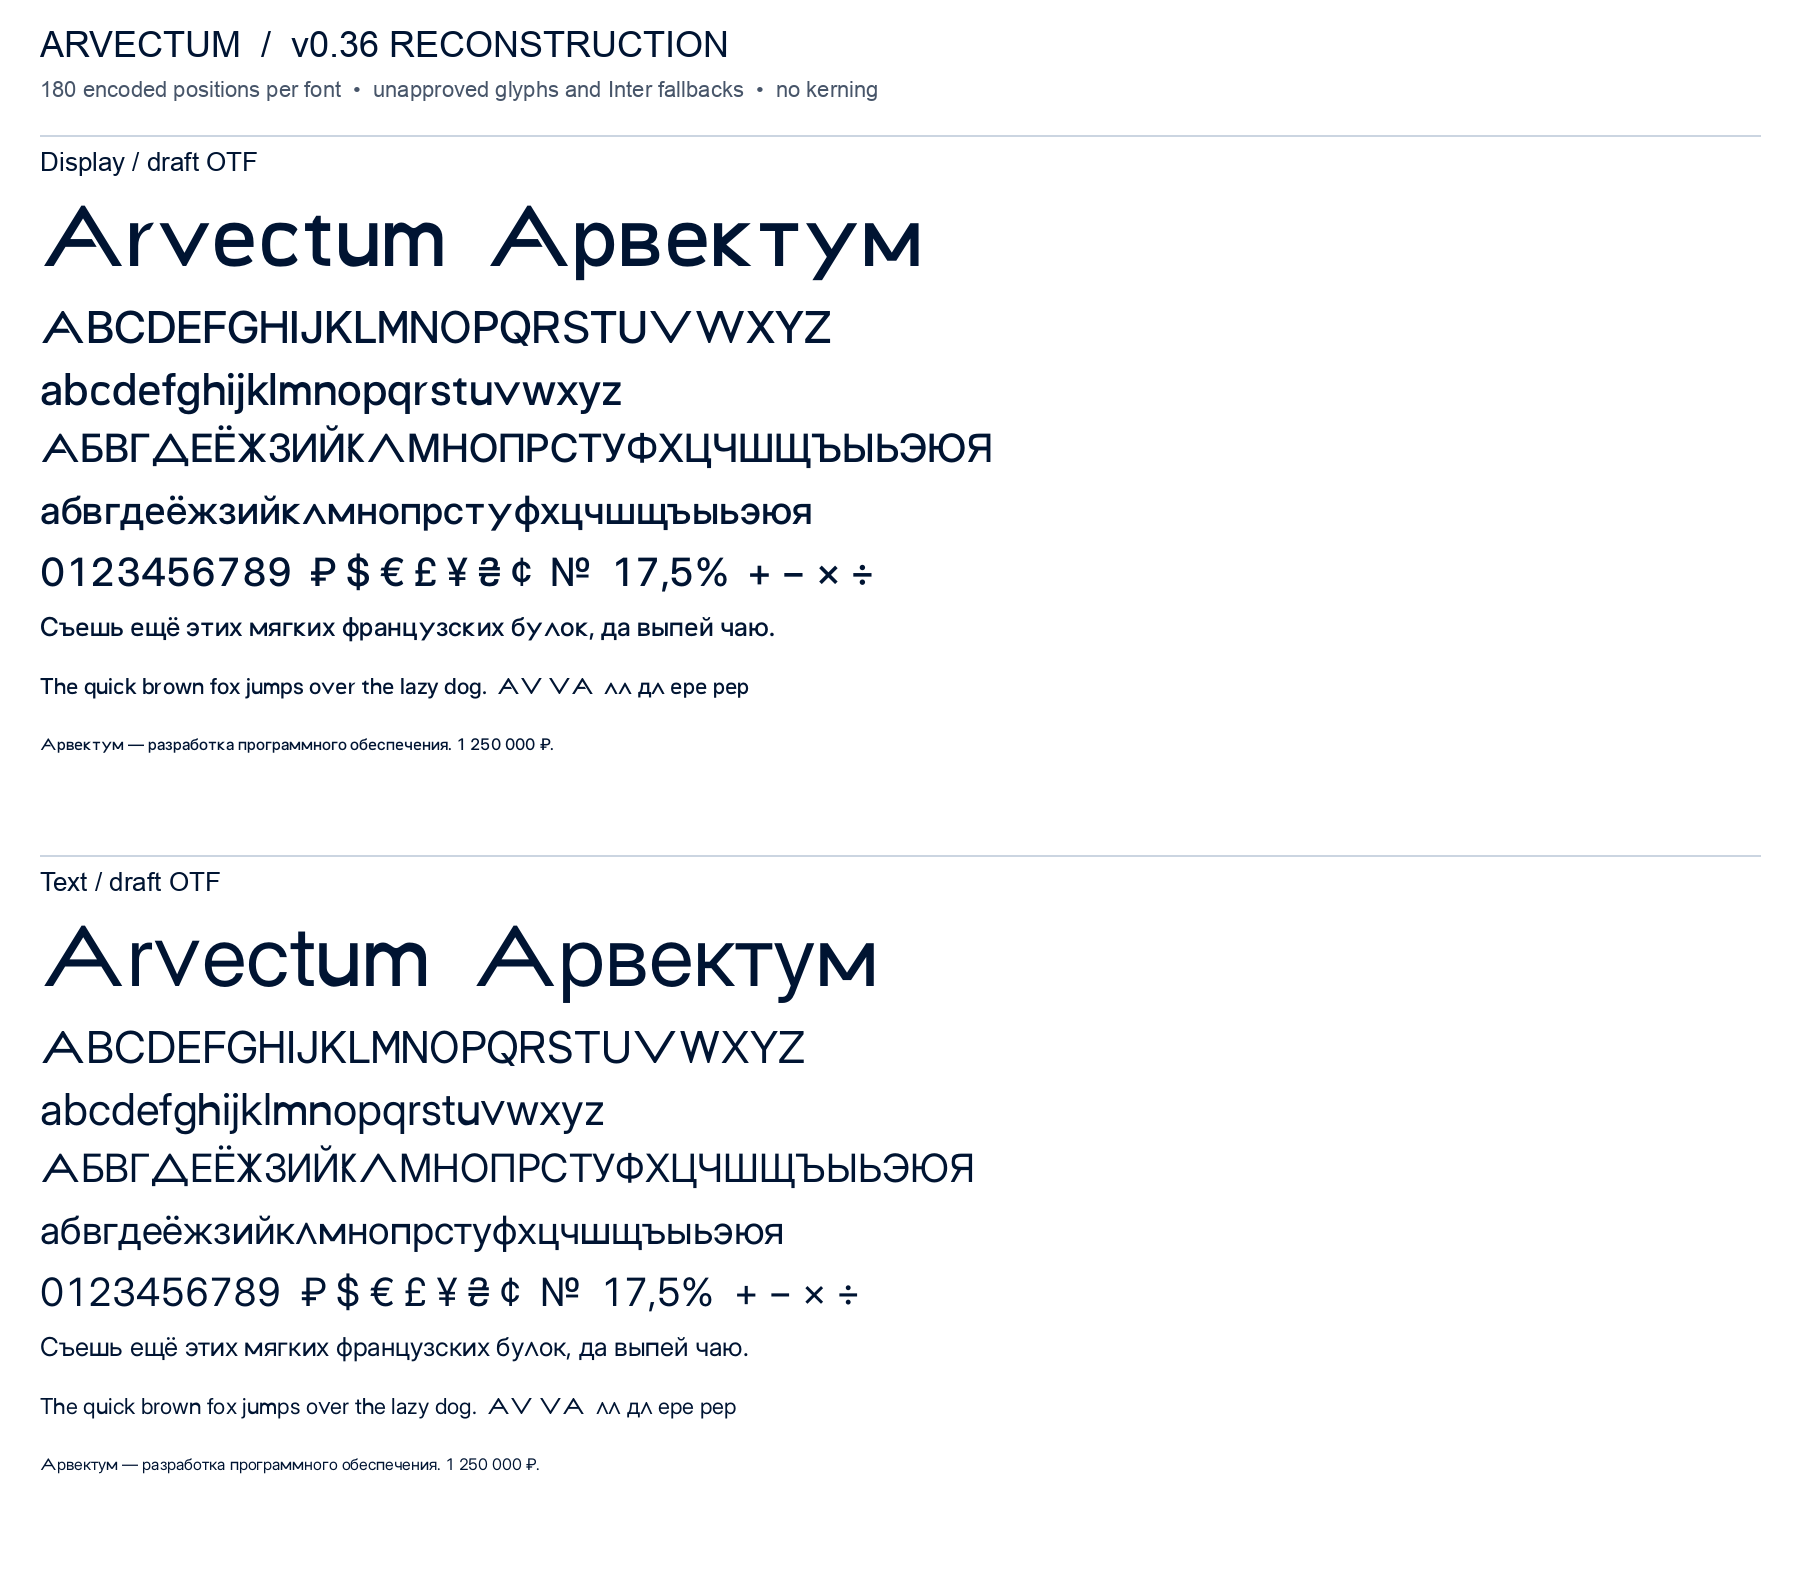

Write the Python code that produced this figure.
from pathlib import Path
from PIL import Image,ImageDraw,ImageFont
import json,subprocess
P=Path(__file__).resolve().parent
fonts=sorted((P/'experimental').glob('*.otf'))
assert len(fonts)==2
W,H=1800,1580
im=Image.new('RGB',(W,H),'white');dr=ImageDraw.Draw(im)
system='/System/Library/Fonts/Supplemental/Arial.ttf'
lab=lambda size:ImageFont.truetype(system,size)
navy='#001432';mint='#41B599'
dr.text((40,24),'ARVECTUM  /  v0.36 RECONSTRUCTION',font=lab(36),fill=navy)
dr.text((40,77),'180 encoded positions per font  •  unapproved glyphs and Inter fallbacks  •  no kerning',font=lab(22),fill='#475569')
reports={}
for i,p in enumerate(fonts):
    y=135+i*720;style='Display' if 'Display' in p.name else 'Text'
    dr.line((40,y,W-40,y),fill='#cbd5e1',width=2)
    dr.text((40,y+12),style+' / draft OTF',font=lab(26),fill=navy)
    dr.text((40,y+50),'Arvectum  Арвектум',font=ImageFont.truetype(str(p),83),fill=navy)
    for j,(size,s) in enumerate([(44,'ABCDEFGHIJKLMNOPQRSTUVWXYZ'),(44,'abcdefghijklmnopqrstuvwxyz'),(39,'АБВГДЕЁЖЗИЙКЛМНОПРСТУФХЦЧШЩЪЫЬЭЮЯ'),(39,'абвгдеёжзийклмнопрстуфхцчшщъыьэюя'),(39,'0123456789  ₽ $ € £ ¥ ₴ ¢  №  17,5%  + − × ÷'),(26,'Съешь ещё этих мягких французских булок, да выпей чаю.'),(22,'The quick brown fox jumps over the lazy dog.  AV VA  лл дл ере рер'),(16,'Арвектум — разработка программного обеспечения. 1 250 000 ₽.')]):
        f=ImageFont.truetype(str(p),size)
        assert dr.textlength(s,font=f)<W-80,(style,size,s,dr.textlength(s,font=f))
        dr.text((40,y+165+j*62),s,font=f,fill=navy)
    checks={}
    for size in [12,16,24,40,72]:
        f=ImageFont.truetype(str(p),size)
        word='Arvectum Арвектум Ёё 0123456789'
        bbox=f.getbbox(word);assert bbox[2]>bbox[0] and bbox[3]>bbox[1]
        mask=f.getmask(word);assert mask.getbbox()
        checks[str(size)]={'width':f.getlength(word),'bbox':bbox}
    hb=subprocess.run(['hb-shape','--output-format=json',str(p),'Arvectum Арвектум Ёё 0123456789 ₽'],check=True,capture_output=True,text=True)
    glyphs=json.loads(hb.stdout);assert all(x['g']!='.notdef' for x in glyphs)
    reports[style]={'freetype':checks,'harfbuzz_shaped_glyphs':len(glyphs),'notdef':0}
im.save(P/'proof.png')
(P/'render-qa.json').write_text(json.dumps(reports,ensure_ascii=False,indent=2)+'\n')
im.thumbnail((1050,950));im.save('/tmp/arvectum-v036-proof.jpg',quality=82,optimize=True)
print(reports)
